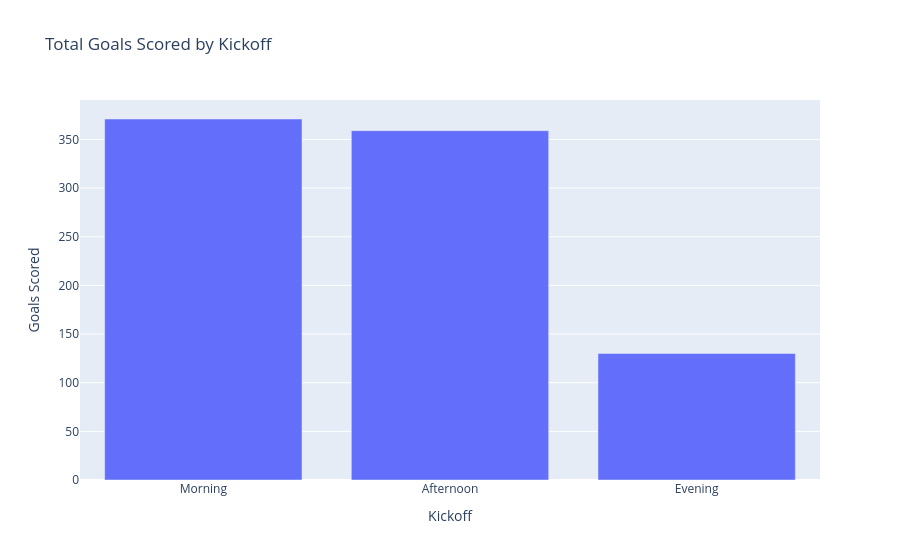

Write notebook code for a chart like this one.
### Markdown cell above
### Kickoff

### Code cell
# Bar chart showing which kickoff had the most goals scored
kickoff_goals = df.clone().group_by("Kickoff").agg(pl.col("Goals Scored").sum()).sort(by="Kickoff")

px.bar(data_frame=kickoff_goals, x="Kickoff", y="Goals Scored", title="Total Goals Scored by Kickoff")

### Figure 1 — Plotly figure (JSON) as saved in the notebook; plotly's stock layout.template omitted (floating-point values rounded to 4 significant figures)
{"data": [{"hovertemplate": "Kickoff=%{x}<br>Goals Scored=%{y}<extra></extra>", "legendgroup": "", "marker": {"color": "#636efa", "pattern": {"shape": ""}}, "name": "", "orientation": "v", "showlegend": false, "textposition": "auto", "type": "bar", "x": ["Morning", "Afternoon", "Evening"], "xaxis": "x", "y": [371, 359, 130], "yaxis": "y"}], "layout": {"barmode": "relative", "legend": {"tracegroupgap": 0}, "title": {"text": "Total Goals Scored by Kickoff"}, "xaxis": {"anchor": "y", "domain": [0, 1], "title": {"text": "Kickoff"}}, "yaxis": {"anchor": "x", "domain": [0, 1], "title": {"text": "Goals Scored"}}}}
